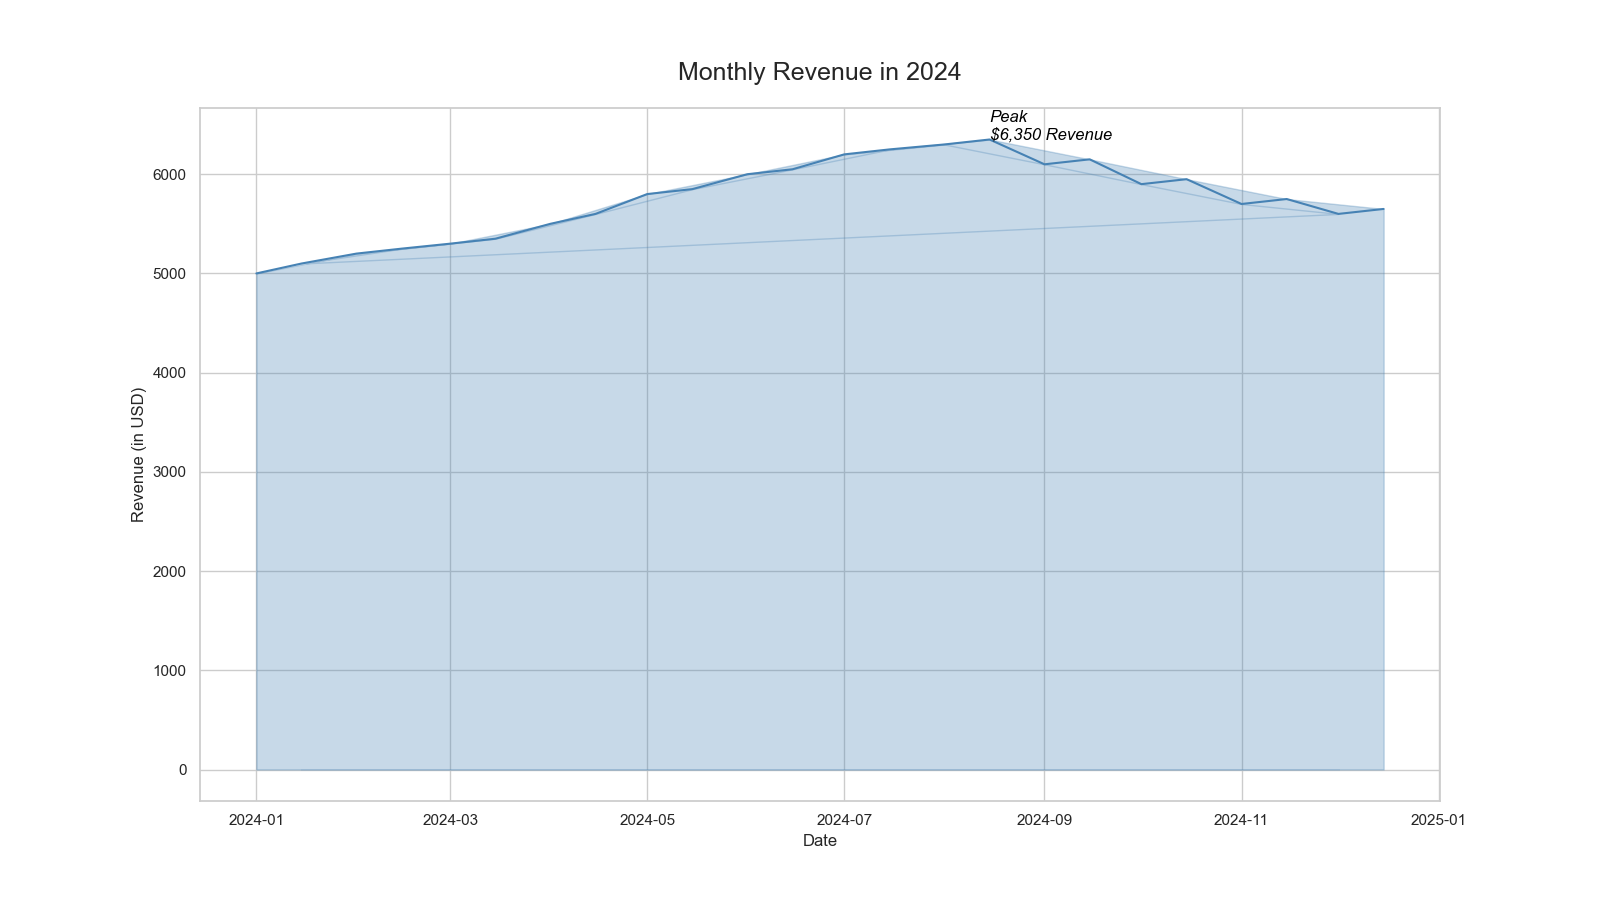

Source code (Python):

import pandas as pd
import seaborn as sns
import matplotlib.pyplot as plt

data = {
    'Date': ['2024-01-01', '2024-02-01', '2024-03-01', '2024-04-01', '2024-05-01', '2024-06-01', 
             '2024-07-01', '2024-08-01', '2024-09-01', '2024-10-01', '2024-11-01', '2024-12-01',
             '2024-01-15', '2024-02-15', '2024-03-15', '2024-04-15', '2024-05-15', '2024-06-15',
             '2024-07-15', '2024-08-15', '2024-09-15', '2024-10-15', '2024-11-15', '2024-12-15'],
    'Revenue': [5000, 5200, 5300, 5500, 5800, 6000, 6200, 6300, 6100, 5900, 5700, 5600,
                5100, 5250, 5350, 5600, 5850, 6050, 6250, 6350, 6150, 5950, 5750, 5650]
}

df = pd.DataFrame(data)
df['Date'] = pd.to_datetime(df['Date'])

plt.figure(figsize=(16, 9))
sns.set(style="whitegrid")

sns.lineplot(data=df, x='Date', y='Revenue', color="#4682B4")
plt.fill_between(df['Date'], df['Revenue'], alpha=0.3, color="#4682B4")

max_revenue = df['Revenue'].max()
max_revenue_date = df.loc[df['Revenue'] == max_revenue, 'Date'].iloc[0]
plt.text(x=max_revenue_date, y=max_revenue, s='Peak\n${:,} Revenue'.format(max_revenue), color="black",
         horizontalalignment='left', size='medium', style='italic')

plt.title("Monthly Revenue in 2024", fontsize=18, pad=20)
plt.xlabel("Date")
plt.ylabel("Revenue (in USD)")

plt.show()
